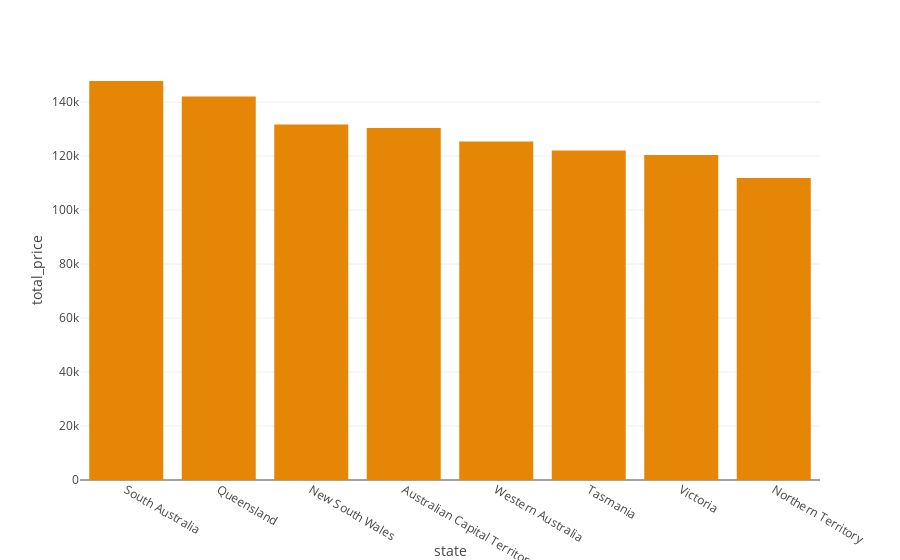

The code cell stored with this chart in its notebook:
### Code cell
# what is the highest state achieve the highest salees ?
high_state = data.groupby('state')[['total_price']].sum().sort_values(by='total_price' , ascending = False).reset_index()
high_state

fig4= px.bar(high_state, x='state', y='total_price' , color_discrete_sequence=px.colors.qualitative.Vivid)
fig4.show()

### Figure 1 — Plotly figure (JSON) as saved in the notebook; plotly's stock layout.template omitted (floating-point values rounded to 4 significant figures)
{"data": [{"alignmentgroup": "True", "hovertemplate": "state=%{x}<br>total_price=%{y}<extra></extra>", "legendgroup": "", "marker": {"color": "rgb(229, 134, 6)", "pattern": {"shape": ""}}, "name": "", "offsetgroup": "", "orientation": "v", "showlegend": false, "textposition": "auto", "type": "bar", "x": ["South Australia", "Queensland", "New South Wales", "Australian Capital Territory", "Western Australia", "Tasmania", "Victoria", "Northern Territory"], "xaxis": "x", "y": [147816, 142062, 131744, 130442, 125430, 122095, 120357, 111854], "yaxis": "y"}], "layout": {"autosize": true, "barmode": "relative", "legend": {"tracegroupgap": 0}, "margin": {"t": 60}, "xaxis": {"anchor": "y", "autorange": true, "domain": [0, 1], "range": [-0.5, 7.5], "title": {"text": "state"}, "type": "category"}, "yaxis": {"anchor": "x", "autorange": true, "domain": [0, 1], "range": [0, 155600.0], "title": {"text": "total_price"}, "type": "linear"}}}
